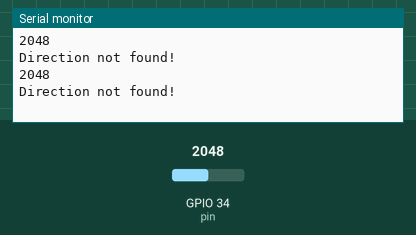
The sketch below on a simulated ESP32. On the bench: the last lines printed to the serial monitor. Inputs (shaded band) come from the test bench; at power-on: GPIO 34 (pin) = 2048.

Above: at 1.8 s.
1.9 s: GPIO 34 (pin) set to 1270
At 2.8 s:
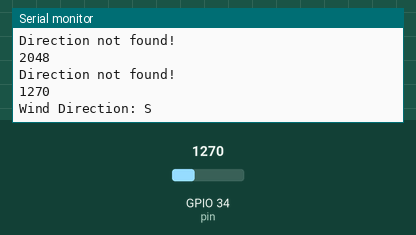
4.5 s: GPIO 34 (pin) set to 1228
At 5.4 s:
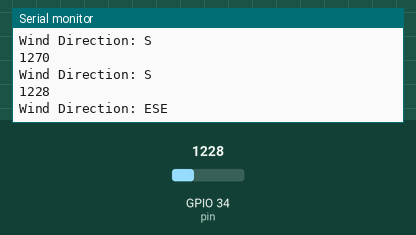
7.5 s: GPIO 34 (pin) set to 1350
At 8.8 s:
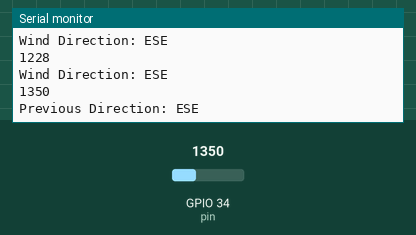
10.5 s: GPIO 34 (pin) set to 1036
At 11.8 s:
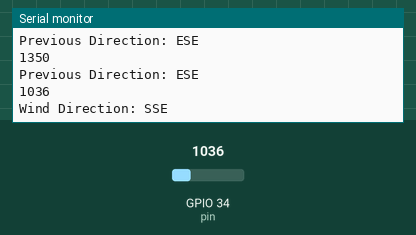
13.5 s: GPIO 34 (pin) set to 1116
At 14.7 s:
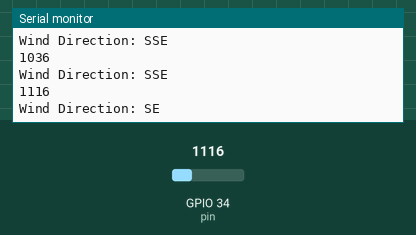
16.5 s: GPIO 34 (pin) set to 724
At 17.8 s:
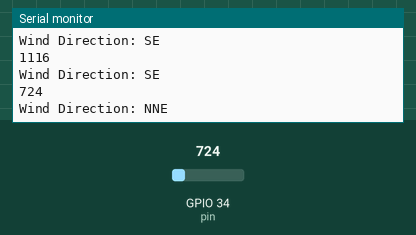
Timing chart, 0 to 19.5 s (numbered marks = the images above; inputs shaded):
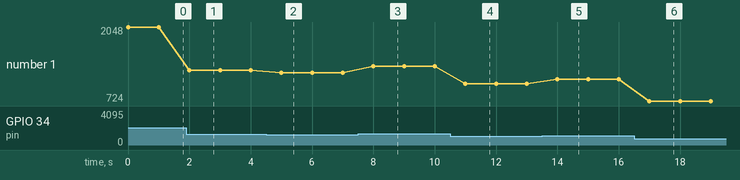

The sketch:

ADS_WS1_Wind_Vane_Arduino_v3.ino
```cpp
const int pin = 34;  // Replace with the appropriate pin number for your wind vane

const int numDirections = 16;

const char* bin[numDirections] = { "N", "NNE", "NE", "ENE", "E", "ESE", "SE", "SSE", "S", "SSW", "SW", "WSW", "W", "WNW", "NW", "NNW" };

int getWindDirection() {
  int rawValue = analogRead(pin);
  Serial.println(rawValue);

  int directionIndex = -1;

  if (rawValue >= 140 && rawValue < 218) directionIndex = 10;         // SW
  else if (rawValue >= 218 && rawValue < 296) directionIndex = 11;    // WSW
  else if (rawValue >= 296 && rawValue < 374) directionIndex = 12;    // NNW
  else if (rawValue >= 374 && rawValue < 452) directionIndex = 13;    // NW
  else if (rawValue >= 452 && rawValue < 530) directionIndex = 14;    // WNW
  else if (rawValue >= 530 && rawValue < 608) directionIndex = 15;    // NNE
  else if (rawValue >= 608 && rawValue < 686) directionIndex = 0;     // N
  else if (rawValue >= 686 && rawValue < 764) directionIndex = 1;     // W
  else if (rawValue >= 764 && rawValue < 842) directionIndex = 2;     // SSW
  else if (rawValue >= 842 && rawValue < 920) directionIndex = 3;     // NE
  else if (rawValue >= 920 && rawValue < 998) directionIndex = 4;     // S
  else if (rawValue >= 998 && rawValue < 1076) directionIndex = 7;    // ESE
  else if (rawValue >= 1076 && rawValue < 1154) directionIndex = 6;   // E
  else if (rawValue >= 1154 && rawValue < 1232) directionIndex = 5;   // SSE
  else if (rawValue >= 1232 && rawValue < 1310) directionIndex = 8;   // SE
  else if (rawValue >= 1310 && rawValue <= 1260) directionIndex = 9;  // ENE

  return directionIndex;
}

void setup() {
  Serial.begin(115200);
  pinMode(pin, INPUT);  // Set the wind vane pin to INPUT_PULLUP mode
}


void loop() {
  static int previousDirectionIndex = -1;  // Variable to store the previous direction

  int directionIndex = getWindDirection();

  if (directionIndex >= 0 && directionIndex < numDirections) {
    Serial.print("Wind Direction: ");
    Serial.println(bin[directionIndex]);
    previousDirectionIndex = directionIndex;  // Store the current direction as the previous direction
  } else {
    if (previousDirectionIndex != -1) {  // Check if there was a previous direction
      Serial.print("Previous Direction: ");
      Serial.println(bin[previousDirectionIndex]);
    } else {
      Serial.println("Direction not found!");  // Print this only when no direction is found yet
    }
  }

  delay(1000);  // Delay for 1 second between readings
}
```

Measured:
- after the input at 1.9 s, the serial monitor: prints a new line after 0.10 s (image 1)
- after the input at 4.5 s, the serial monitor: prints a new line after 0.50 s (image 2)
- after the input at 7.5 s, the serial monitor: prints a new line after 0.50 s (image 3)
- after the input at 10.5 s, the serial monitor: prints a new line after 0.50 s (image 4)
- after the input at 13.5 s, the serial monitor: prints a new line after 0.50 s (image 5)
- after the input at 16.5 s, the serial monitor: prints a new line after 0.51 s (image 6)
- plotted number 1: 2048 → 1270 after the input at 1.9 s, 1270 → 1228 after the input at 4.5 s, 1228 → 1350 after the input at 7.5 s, 1350 → 1036 after the input at 10.5 s, 1036 → 1116 after the input at 13.5 s
